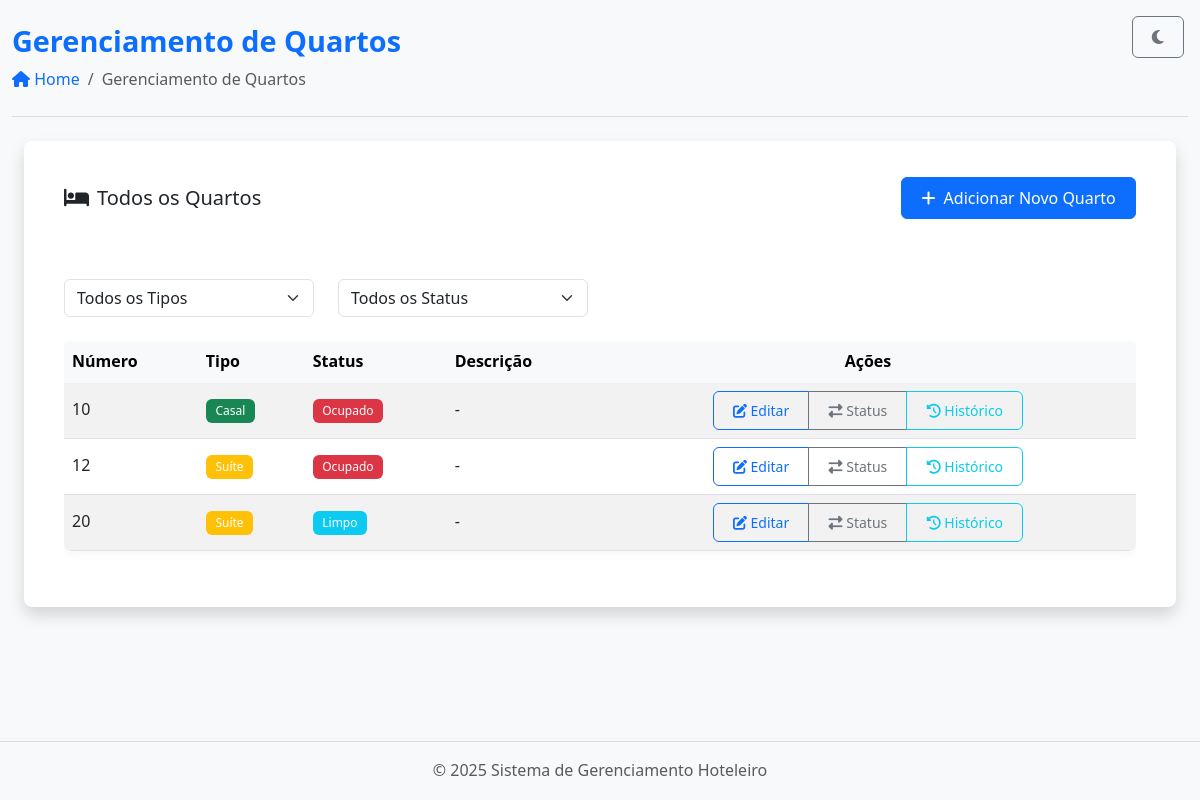
/rooms/, run on the app's committed database.
### apps/rooms/models.py (models this page shows, shortened)
class Room(models.Model):
    ROOM_TYPES = [
        ('single', 'Single'),
        ('double', 'Double'),
        ('suite', 'Suite'),
    ]
    number = models.CharField(max_length=10, unique=True)
    room_type = models.CharField(max_length=10, choices=ROOM_TYPES)
    status = models.CharField(max_length=20, default='clean')
    description = models.TextField(blank=True, null=True)
    created_at = models.DateTimeField(auto_now_add=True)
    updated_at = models.DateTimeField(auto_now=True)

### apps/rooms/views.py (the view)
# urls.py: path('rooms/', RoomListView.as_view(), name='room_list'),
def room_list(request: HttpRequest) -> HttpResponse:
    rooms = Room.objects.all().prefetch_related('maintenance_records')
    room_type = request.GET.get('type')
    status = request.GET.get('status')
    if room_type:
        rooms = rooms.filter(room_type=room_type)
    if status:
        rooms = rooms.filter(status=status)
    for room in rooms:
        room.maintenance_history = room.maintenance_records.order_by('-date')[:5]
    paginator = Paginator(rooms, 20)  # 20 por página
    page_number = request.GET.get('page')
    page_obj = paginator.get_page(page_number)
    context = {
        'rooms': page_obj.object_list,
        'page_obj': page_obj,
    }
    return render(request, 'rooms/list.html', context)

### templates/rooms/list.html (shortened to what this page needs)
{% extends 'base.html' %}
{% block page_title %}Gerenciamento de Quartos{% endblock %}
{% block breadcrumb_page %}Gerenciamento de Quartos{% endblock %}
{% block content %}
<div class="container-fluid animate-fade-in">
    <div class="card shadow">
        <div class="card-header bg-white d-flex justify-content-between align-items-center">
            <h5 class="mb-0">
                <i class="fas fa-bed me-2"></i>Todos os Quartos
            </h5>
            <div class="d-flex">
                <button class="btn btn-primary" onclick="openAddRoomModal()">
                    <i class="fas fa-plus me-2"></i>Adicionar Novo Quarto
                </button>
            </div>
        </div>
        <div class="card-body">
            <div class="row mb-3">
                <div class="col-md-6 col-lg-3 mb-2">
                    <select id="room-type-filter" class="form-select">
                        <option value="">Todos os Tipos</option>
                    </select>
                </div>
                <div class="col-md-6 col-lg-3 mb-2">
                    <select id="status-filter" class="form-select">
                        <option value="">Todos os Status</option>
                    </select>
                </div>
            </div>
            <div class="table-responsive">
                <table class="table table-striped table-hover align-middle">
                    <thead class="table-light">
                        <tr>
                            <th>Número</th>
                            <th>Tipo</th>
                            <th>Status</th>
                            <th>Descrição</th>
                            <th class="text-center">Ações</th>
                        </tr>
                    </thead>
                    <tbody>
                        {% for room in rooms %}
                        <tr>
                            <td>{{ room.number }}</td>
                            <td>
                                {% if room.room_type == 'single' %}
                                    <span class="badge bg-primary">Solteiro</span>
                                {% elif room.room_type == 'double' %}
                                    <span class="badge bg-success">Casal</span>
                                {% elif room.room_type == 'suite' %}
                                    <span class="badge bg-warning">Suíte</span>
                                {% else %}
                                    <span class="badge bg-secondary">{{ room.room_type }}</span>
                                {% endif %}
                            </td>
                            <td>
                                {% if room.status == 'available' %}
                                    <span class="badge bg-success">Disponível</span>
                                {% elif room.status == 'occupied' %}
                                    <span class="badge bg-danger">Ocupado</span>
                                {% elif room.status == 'clean' %}
                                    <span class="badge bg-info">Limpo</span>
                                {% elif room.status == 'dirty' %}
                                    <span class="badge bg-secondary">Sujo</span>
                                {% elif room.status == 'maintenance' %}
                                    <span class="badge bg-warning">Manutenção</span>
                                {% elif room.status == 'needs_cleaning' %}
                                    <span class="badge bg-warning text-dark">Precisa de Limpeza</span>
                                {% else %}
                                    <span class="badge bg-secondary">{{ room.status }}</span>
                                {% endif %}
                            </td>
                            <td>{{ room.description|default:"-" }}</td>
                            <td class="text-center">
                                <div class="btn-group">
                                    <button class="btn btn-sm btn-outline-primary" onclick="editRoom({{ room.id }})">
                                        <i class="fas fa-edit"></i> Editar
                                    </button>
                                    <button class="btn btn-sm btn-outline-secondary" onclick="changeStatus({{ room.id }})">
                                        <i class="fas fa-exchange-alt"></i> Status
                                    </button>
                                    <button class="btn btn-sm btn-outline-info" onclick="viewMaintenance({{ room.id }})">
                                        <i class="fas fa-history"></i> Histórico
                                    </button>
                                </div>
                            </td>
                        </tr>
                        {% endfor %}
                    </tbody>
                </table>
            </div>
        </div>
    </div>
</div>
{% endblock %}

### static/css/styles.css (style rules this page uses)
:root { --primary-color: #0d6efd; --secondary-color: #f8f9fa; --text-color: #333; --border-color: #ddd; --success-color: #198754; --danger-color: #dc3545; --warning-color: #ffc107; --info-color: #0dcaf0; }
body { font-family: 'Segoe UI', Tahoma, Geneva, Verdana, sans-serif; line-height: 1.6; margin: 0; padding: 0; color: var(--text-color); min-height: 100vh; display: flex; flex-direction: column; background: #f8f9fa; transition: background 0.2s, color 0.2s; }
.card { border: none; border-radius: 10px; box-shadow: 0 2px 10px rgba(0, 0, 0, 0.08); transition: transform 0.2s, box-shadow 0.2s; }
.card-header { border-bottom: none; background-color: transparent; font-weight: 600; padding: 1.25rem 1.5rem; }
.card-body { padding: 1.5rem; }
.btn { border-radius: 6px; font-weight: 500; padding: 0.5rem 1.2rem; transition: all 0.2s; }
.btn-primary { background-color: var(--primary-color); }
.btn-outline-primary { border-color: var(--primary-color); color: var(--primary-color); }
.table { border-radius: 8px; overflow: hidden; box-shadow: 0 2px 10px rgba(0, 0, 0, 0.05); }
.table thead th { background-color: var(--secondary-color); border-bottom: none; font-weight: 600; }
.badge { font-weight: 500; padding: 0.5em 0.8em; border-radius: 6px; }
.animate-fade-in { animation: fadeIn 0.5s ease forwards; }
.card { margin-bottom: 2rem; padding: 1rem; border-radius: 8px; box-shadow: 0 2px 10px rgba(0, 0, 0, 0.1); }
.card-header { text-align: center; font-weight: bold; font-size: 1.5rem; margin-bottom: 1rem; }

### data on the page
Room: number "10", room_type "Casal", status "Ocupado", description "-"
Room: number "12", room_type "Suíte", status "Ocupado", description "-"
Room: number "20", room_type "Suíte", status "Limpo", description "-"
